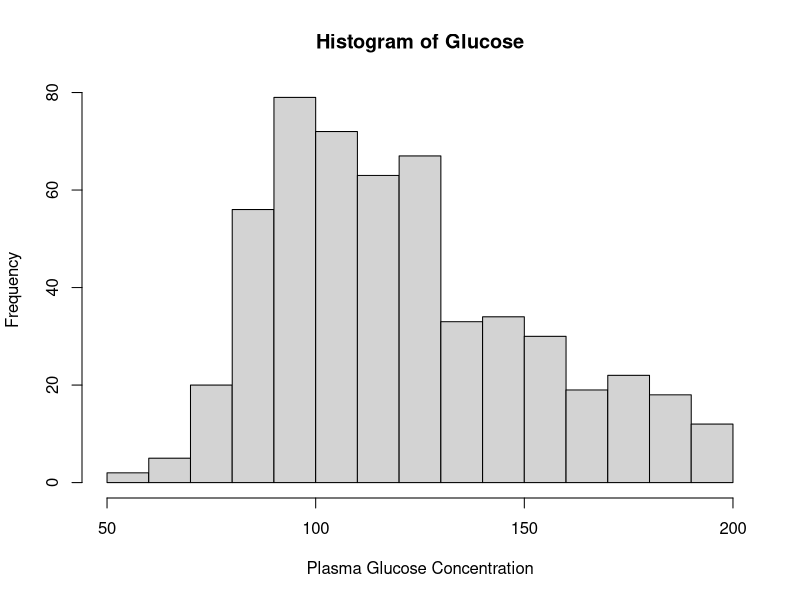
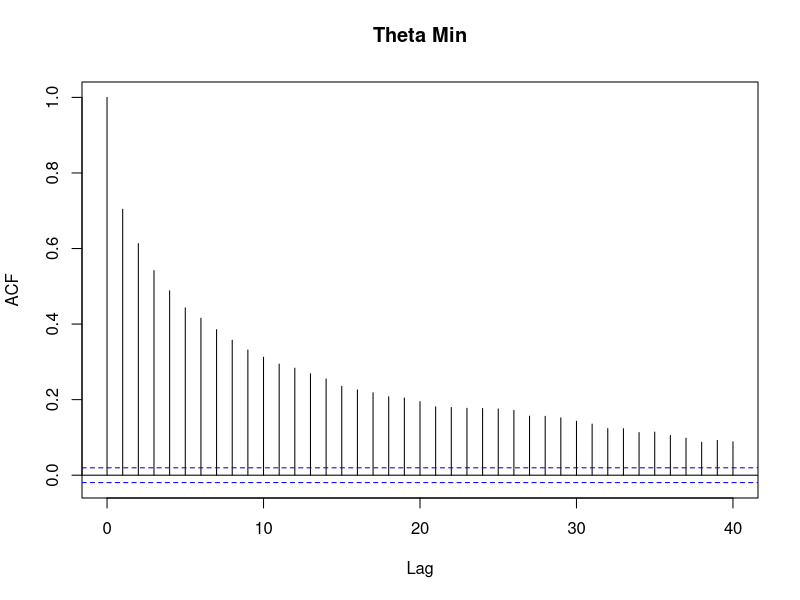
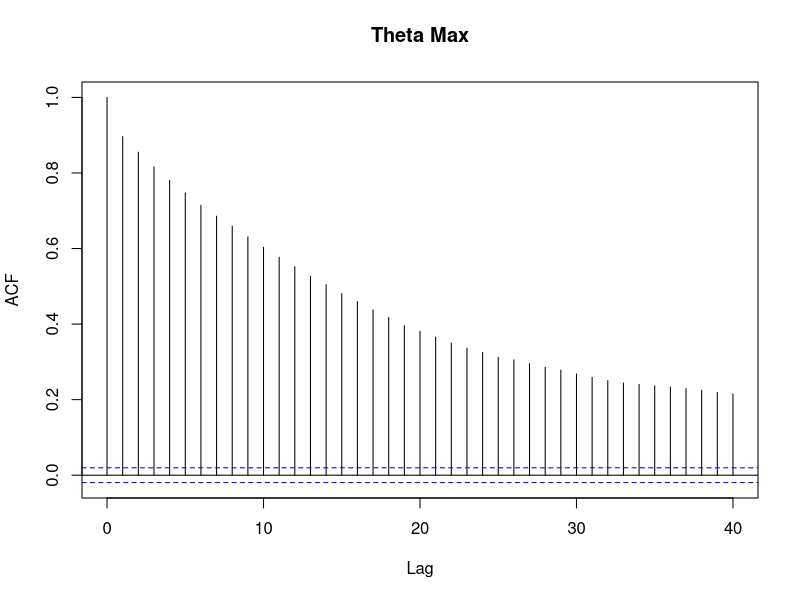
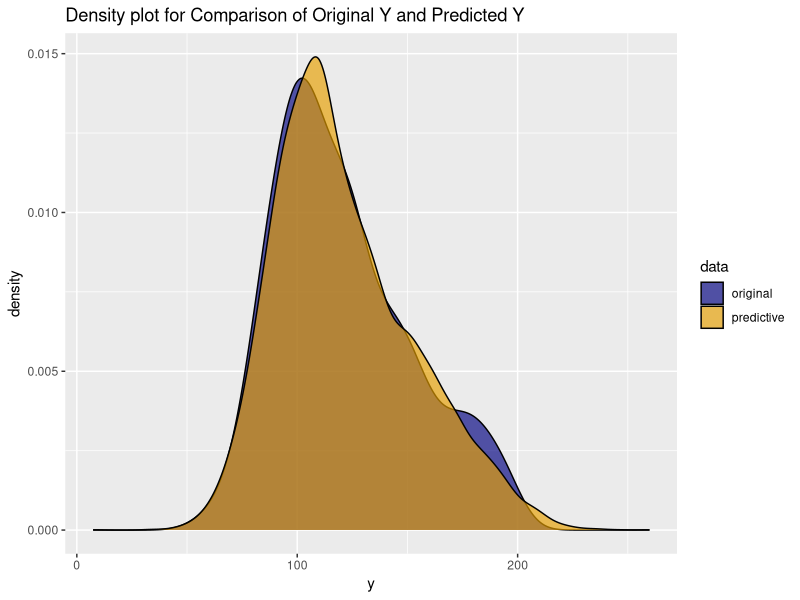

Reproduce these figures in R, in order.
## ---- chunk 1
knitr::opts_chunk$set(echo = TRUE)
## ---- chunk 2
glucose <- read.table("glucose.dat")
hist(glucose$V1, xlab = "Plasma Glucose Concentration",main = "Histogram of Glucose")
## ---- chunk 3
library(coda)
Y = glucose$V1
n = length(Y)
# set some values
a = b = 1
mu0 = 120
t20 = 200
s20 = 1000
nu0 = 10
S = 10000
THETA1 = numeric(S)
THETA2 = numeric(S)
YPRED = numeric(S) 
p = 0.5
theta1  = mean(Y)
theta2 =theta1
s21  = var(Y)
s22 = s21
# Gibbs
for (s in 1:S) {
  #sample x,p,thetas,sigma sqaures
  p1 = p * dnorm(Y, theta1, sqrt(s21))
  p2 = (1 - p) * dnorm(Y, theta2, sqrt(s22))
  bernp = p1 / (p1 + p2)
  X = rbinom(n, 1, bernp)
  n1 = sum(X)
  n2 = n - n1
  y1 = Y[X == 1]
  y2 = Y[X == 0]
  ybar1 = mean(y1)
  ybar2 = mean(y2)
  yvar1 = var(y1)
  yvar2 = var(y2)
  p = rbeta(1, a + n1, b + n2)
  t2n1 = 1 / (1 / t20 + n1 / s21)
  mun1 = (mu0 / t20 + n1 * ybar1 / s21) / (1 / t20 + n1 / s21)
  theta1 = rnorm(1, mun1, sqrt(t2n1))
  t2n2 = 1 / (1 / t20 + n2 / s22)
  mun2 = (mu0 / t20 + n2 * ybar2 / s22) / (1 / t20 + n2 / s22)
  theta2 = rnorm(1, mun2, sqrt(t2n2))
  nun1 = nu0 + n1
  s2n1 = (nu0 * s20 + (n1 - 1) * yvar1 + n1 * (ybar1 - theta1)^2) / nun1
  s21 = 1 / rgamma(1, nun1 / 2, s2n1 * nun1 / 2)
  nun2 = nu0 + n2
  s2n2 = (nu0 * s20 + (n2 - 1) * yvar2 + n2 * (ybar2 - theta2)^2) / nun2
  s22 = 1 / rgamma(1, nun2 / 2, s2n2 * nun2 / 2)
  
  # posterior
  xpred = runif(1) < p
  ypred = ifelse(xpred, rnorm(1, theta1, sqrt(s21)), rnorm(1, theta2, sqrt(s22)))
  THETA1[s] = theta1
  THETA2[s] = theta2
  YPRED[s] = ypred
}
# plot the autocorrelation functions and calculate effective sample sizes
theta_min = pmin(THETA1, THETA2)
theta_max = pmax(THETA1, THETA2)
acf(theta_min,main="Theta Min")
acf(theta_max,main="Theta Max")
effectiveSize(theta_min)
effectiveSize(theta_max)
## ---- chunk 4
library(ggplot2)
pred = data.frame(y = YPRED, data = 'predictive')
orig = data.frame(y = Y, data = 'original')
Y_data = rbind(pred,orig)
ggplot(Y_data, aes(x = y, fill = data)) +
  geom_density(alpha = 0.66)+
  scale_fill_manual(values=c("navy","#E69F00"))+
  ggtitle("Density plot for Comparison of Original Y and Predicted Y")
